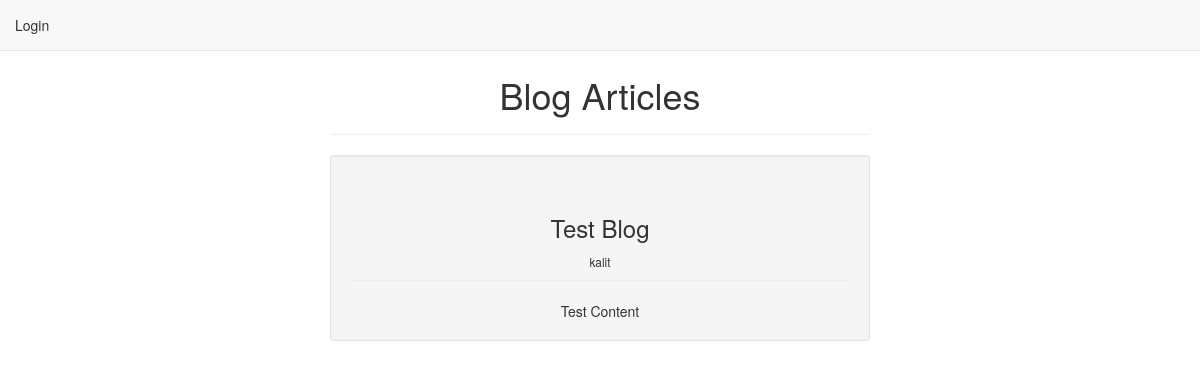
The app's page /, older data.
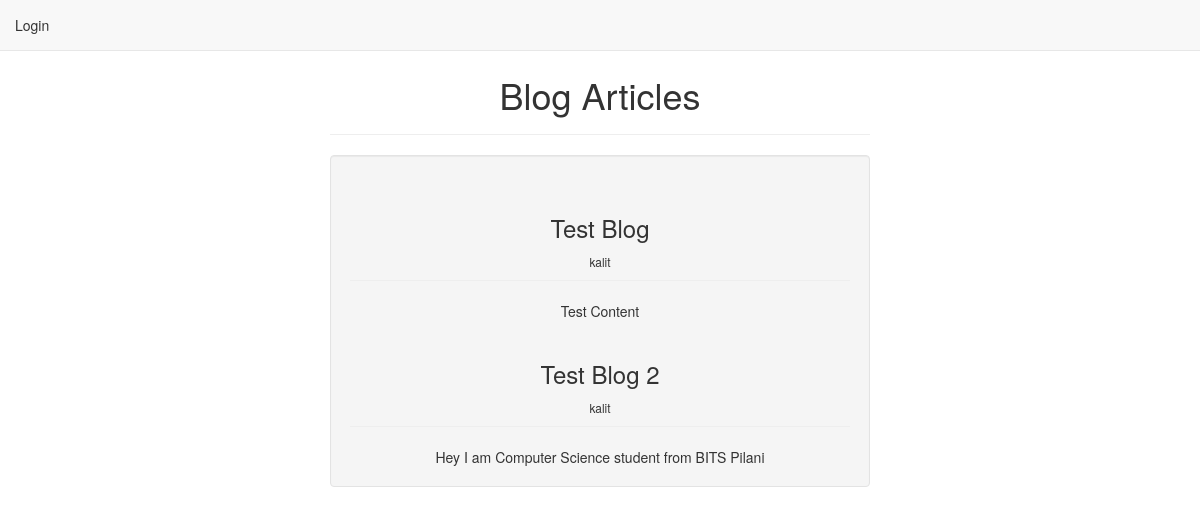
The same page, newer data.
### blogapp/models.py (models this page shows)
class Blog(models.Model):
    title = models.CharField(max_length=100)
    content = models.TextField()
    author = models.ForeignKey(User,on_delete=models.CASCADE)

### blogapp/views.py (the view, shortened to what this page needs)
# urls.py: path('', views.index, name='index'),
def index(request):
    blogs = Blog.objects.all()
    return render(request, "index.html", {'blogs': blogs, 'user': None})

### templates/index.html (shortened to what this page needs)
<!DOCTYPE html>
<html>
<head>
	<link href="http://maxcdn.bootstrapcdn.com/bootstrap/3.2.0/css/bootstrap.min.css" rel="stylesheet">
</head>
<body>
		<nav class = "navbar navbar-default navbar-fixed-top" role ="navigation">
			<ul class = "nav navbar-nav">
				{% if user != None %}
				<a class="navbar-brand" href="#">Hello {{user.username}}</a>
				<li><a href="#" data-toggle="modal" data-target="#addblog">Add Blog</a></li>
				<li><a href="#" data-toggle="modal" data-target="#logout">Logout</a></li>
				{% else %}
				<li><a href="#" data-toggle="modal" data-target="#login">Login</a></li>
				{% endif %}
		</nav>
		<div class = "page-header centerdiv">
			<h1>Blog Articles</h1>
		</div>
		<div class = "blog well">
			{% for blog in blogs %}
				<div>
					<div class = "page-header">
							<h3>{{blog.title}}</h3>
							<small>{{blog.author}}</small>
					</div>
					{{blog.content}}
				</div>
				{% endfor %}
		</div>
</body>
</html>

Row changes from the older to the newer data that the page shows:
added Blog: title "Test Blog 2", author "kalit", content "Hey I am Computer Science student from BITS Pilani"
